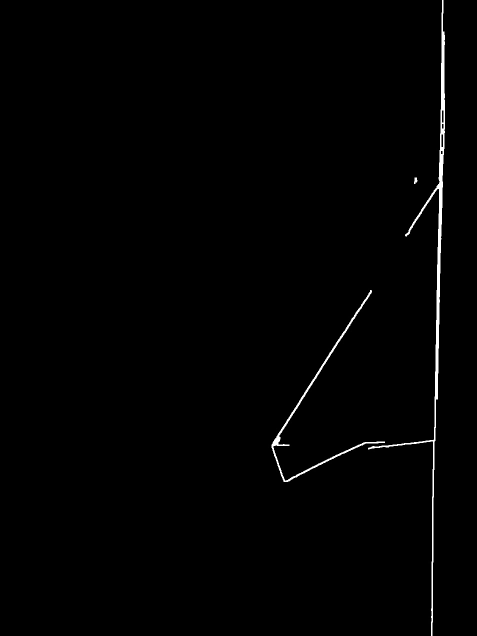
#> input picture fold_paper_2/edges/12_edges_paper.jpg, 953 x 1271 px (shown at 1/2 size)
$ python -i paper.py   (imports and definitions only)
#> lines starting #> are read from the running program, lines starting #| are printed output that depends on the picture
import cv2
import os
import numpy as np
from pathlib import Path


def analyze_single_image(image_path):
    """
    分析單張圖片中的物體輪廓

    Args:
        image_path (str): 圖片檔案路徑
    """
    print(f"\n正在分析圖片: {os.path.basename(image_path)}")
    print("-" * 50)

    # 直接檢測物體輪廓並標示長邊
    detect_object_contours(image_path)


def detect_object_contours(image_path):
    """
    檢測圖片中物體的輪廓並標示長邊

    Args:
        image_path (str): 圖片檔案路徑
    """
#> called with image_path = '../fold_paper_2/edges/12_edges_paper.jpg'
    try:
        # 讀取圖片
        image = cv2.imread(image_path)
#> image is the input picture: shape (1271, 953, 3); min 0, max 255, mean 2.2
        if image is None:
            print("無法讀取圖片來檢測輪廓")
            return

        # 創建圖片副本用於繪製
        image_with_contours = image.copy()

        # 轉換為HSV色彩空間來檢測白色
        hsv = cv2.cvtColor(image, cv2.COLOR_BGR2HSV)
#> hsv: shape (1271, 953, 3); mean H, S, V 0, 0, 2.2

        # 定義白色的HSV範圍
        # 白色在HSV中的特徵：低飽和度和高明度
        lower_white = np.array([0, 0, 0])  # 下限：任何色相，低飽和度，高明度
        upper_white = np.array([255, 30, 255])  # 上限：任何色相，較低飽和度，最高明度

        # 創建白色遮罩
        white_mask = cv2.inRange(hsv, lower_white, upper_white)
#> white_mask: shape (1271, 953); every value is 255

        # 形態學操作來去除噪點和填充孔洞
        kernel = np.ones((5, 5), np.uint8)
        white_mask = cv2.morphologyEx(white_mask, cv2.MORPH_CLOSE, kernel)
        white_mask = cv2.morphologyEx(white_mask, cv2.MORPH_OPEN, kernel)

        # 邊緣檢測（在白色遮罩上）
        edges = cv2.Canny(white_mask, 50, 150)
#> edges: shape (1271, 953); every value is 0

        # 顯示白色遮罩用於調試
        cv2.imshow("White Mask", white_mask)
        # 顯示白色遮罩用於調試
        cv2.imshow("White Mask", white_mask)
        cv2.imshow("Edges", edges)

        # 形態學操作來連接邊緣
        kernel_edge = np.ones((3, 3), np.uint8)
        edges = cv2.morphologyEx(edges, cv2.MORPH_CLOSE, kernel_edge)

        # 尋找輪廓
        contours, _ = cv2.findContours(
            edges, cv2.RETR_EXTERNAL, cv2.CHAIN_APPROX_SIMPLE
        )
#> contours = []

        print(f"找到 {len(contours)} 個輪廓")
#| 找到 0 個輪廓

        # 過濾小輪廓，專注於較大的白色紙面
        min_area = 2000  # 提高最小面積閾值，因為紙面通常較大
        valid_contours = [cnt for cnt in contours if cv2.contourArea(cnt) > min_area]
#> valid_contours = []

        print(f"有效輪廓數量: {len(valid_contours)}")
#| 有效輪廓數量: 0

        # 如果還是沒找到，降低閾值但仍保持合理大小
        if not valid_contours and len(contours) > 0:
            min_area = 1000  # 適度降低閾值
            valid_contours = [
                cnt for cnt in contours if cv2.contourArea(cnt) > min_area
            ]
            print(f"降低閾值後有效輪廓數量: {len(valid_contours)}")

        # 進一步篩選：檢查輪廓是否主要在白色區域內
        if valid_contours:
            filtered_contours = []
            for contour in valid_contours:
                # 創建輪廓遮罩
                contour_mask = np.zeros(white_mask.shape, np.uint8)
                cv2.fillPoly(contour_mask, [contour], 255)

                # 計算輪廓區域內白色像素的比例
                overlap = cv2.bitwise_and(white_mask, contour_mask)
                white_ratio = np.sum(overlap > 0) / np.sum(contour_mask > 0)

                # 如果白色比例超過閾值，則認為是白色紙面
                if white_ratio > 0.7:  # 70%以上是白色
                    filtered_contours.append(contour)
                    print(f"輪廓白色比例: {white_ratio:.2f}")

            valid_contours = filtered_contours
            print(f"篩選後的白色輪廓數量: {len(valid_contours)}")

        if not valid_contours:
            print("未找到有效的物體輪廓")
            print("顯示原圖以供檢查...")
            show_result_image(image, f"Original Image - {os.path.basename(image_path)}")
            return

        # 分析每個輪廓
        for i, contour in enumerate(valid_contours):
            # 計算輪廓的最小外接矩形
            rect = cv2.minAreaRect(contour)
            box = cv2.boxPoints(rect)
            box = np.int32(box)

            # 獲取矩形的寬度和高度
            width = rect[1][0]
            height = rect[1][1]

            # 計算長邊和短邊
            long_side = max(width, height)
            short_side = min(width, height)

            # 以長邊作為比例尺，長邊 = 15 公分
            scale_factor = 15.0 / long_side  # 公分/像素
            short_side_cm = short_side * scale_factor

            print(f"\n物體 {i+1}:")
            print(f"  輪廓面積: {cv2.contourArea(contour):.1f} 平方像素")
            print(f"  外接矩形寬度: {width:.1f} 像素")
            print(f"  外接矩形高度: {height:.1f} 像素")
            print(f"  長邊: {long_side:.1f} 像素 (= 15.0 公分)")
            print(f"  短邊: {short_side:.1f} 像素 (= {short_side_cm:.2f} 公分)")
            print(f"  長寬比: {long_side/short_side:.2f}")
            print(f"  比例尺: {scale_factor:.6f} 公分/像素")

            # 繪製輪廓
            cv2.drawContours(
                image_with_contours, [contour], -1, (0, 255, 0), 2
            )  # 綠色輪廓

            # 繪製最小外接矩形
            cv2.drawContours(image_with_contours, [box], -1, (255, 0, 0), 2)  # 藍色矩形

            # 計算並繪製短邊
            draw_object_short_side(image_with_contours, rect, i + 1, scale_factor)

        # 顯示圖片
        show_result_image(
            image_with_contours,
            f"Object Measurement - {os.path.basename(image_path)}",
        )

    except Exception as e:
        print(f"檢測物體輪廓時發生錯誤: {e}")


# [192 lines left out: functions draw_object_short_side, draw_long_side_line, not called in this run]


def show_result_image(image, window_name):
    """
    顯示結果圖片

    Args:
        image: OpenCV圖片對象
        window_name (str): 視窗名稱
    """
#> called with window_name = 'Original Image - 12_edges_paper.jpg'
    try:
        # 計算顯示尺寸 (如果圖片太大則縮放)
        height, width = image.shape[:2]
#> height = 1271; width = 953
        max_display_size = 800

        if max(width, height) > max_display_size:
            scale = max_display_size / max(width, height)
#> scale = 0.629
            new_width = int(width * scale)
#> new_width = 599
            new_height = int(height * scale)
#> new_height = 800
            image_resized = cv2.resize(image, (new_width, new_height))
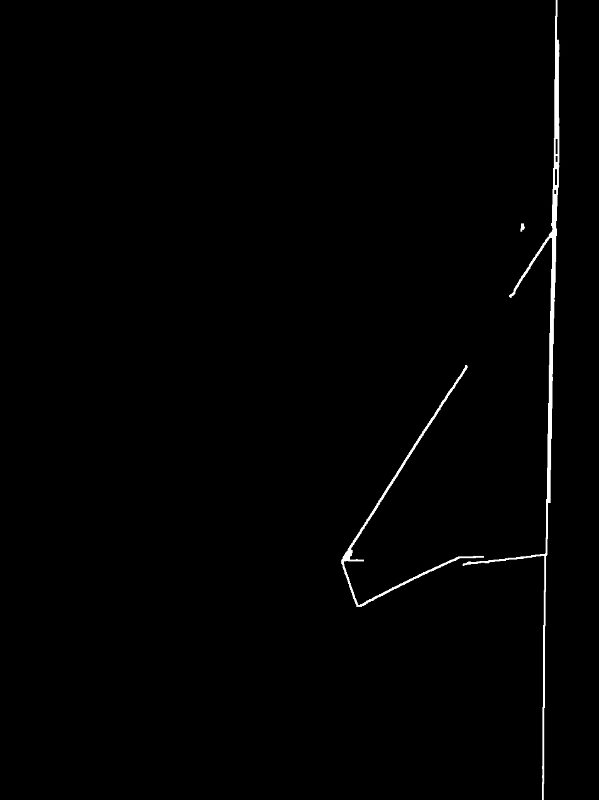
#> image_resized: shape (800, 599, 3); min 0, max 255, mean 2.2
        else:
            image_resized = image

        cv2.imshow(window_name, image_resized)
        print(f"顯示圖片視窗: {window_name}")
        print("按任意鍵關閉圖片視窗並繼續...")
        cv2.waitKey(0)
        cv2.destroyAllWindows()
        print("圖片視窗已關閉\n")

    except Exception as e:
        print(f"顯示圖片時發生錯誤: {e}")


# [53 lines left out: functions analyze_folder, main, not called in this run]

        # 示例：分析單張圖片
        # image_path = "your_image.jpg"  # 替換為您的圖片路徑
        # if os.path.exists(image_path):
        #     analyze_single_image(image_path)


# [2 lines not run here, left out]

>>> result = analyze_single_image('../fold_paper_2/edges/12_edges_paper.jpg')
